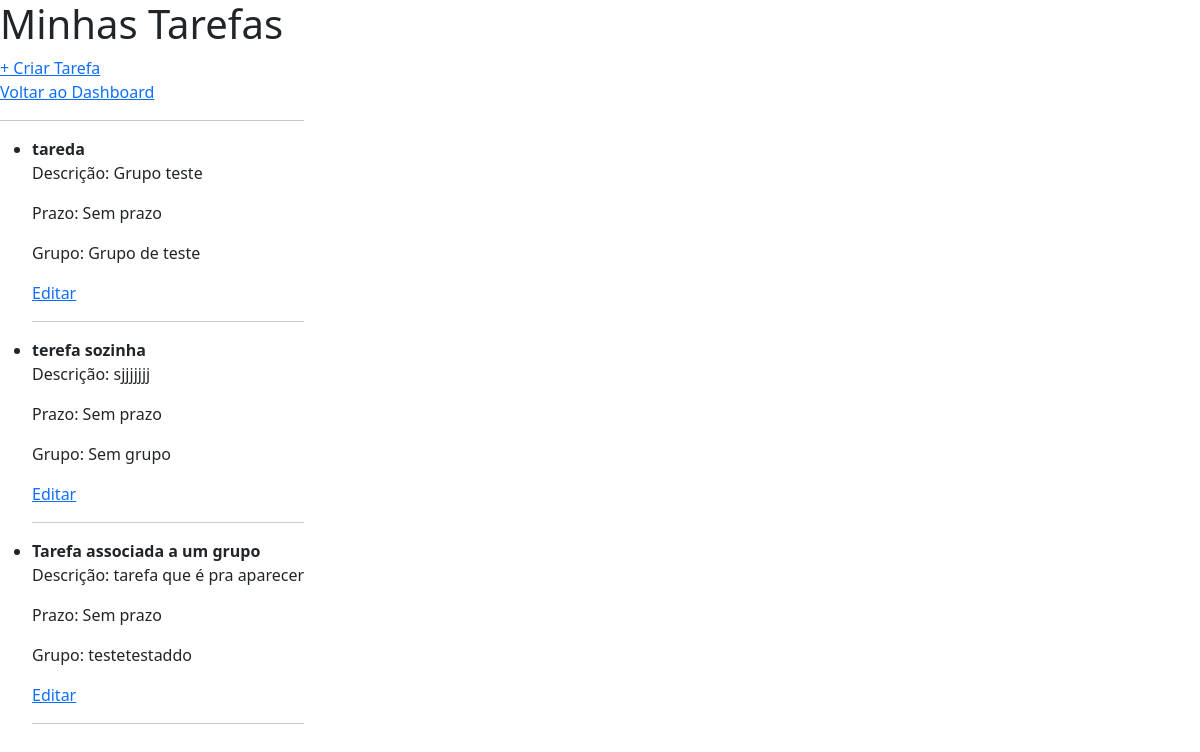
The app's page /tarefas (signed in) with its own data.
### app.py (models this page shows)
class BaseModel(Model):
    class Meta:
        database = db

class Tarefa(BaseModel):
    titulo = CharField(max_length=200)
    descricao = TextField(null=True)
    concluida = BooleanField(default=False)
    usuario = ForeignKeyField(Usuario, backref='tarefas', on_delete='CASCADE')
    grupo = ForeignKeyField(Grupo, backref='tarefas', null=True, on_delete='SET NULL')

class Grupo(BaseModel):
    nome = CharField()
    descricao = TextField(null=True)
    criador = ForeignKeyField(Usuario, backref='grupos_criados', on_delete='CASCADE')

### app.py (the view)
@app.route('/tarefas')
def ver_tarefas():
    if 'usuario_id' not in session:
        return redirect(url_for('login'))
    usuario_id = session['usuario_id']
    tarefas = Tarefa.select().where(Tarefa.usuario == usuario_id)
    return render_template('ver_tarefas.html', tarefas=tarefas)

### templates/ver_tarefas.html (shortened to what this page needs)
{% extends 'base.html' %}
{% block content %}
<h1>Minhas Tarefas</h1>
<a href="{{ url_for('criar_tarefa') }}">+ Criar Tarefa</a>
<p><a href="{{ url_for('dashboard') }}">Voltar ao Dashboard</a></p>
<hr>
<ul>
    {% for tarefa in tarefas %}
    <li>
        <strong>{{ tarefa.titulo }}</strong>
        <p>Descrição: {{ tarefa.descricao or "Sem descrição" }}</p>
        <p>Prazo: {{ tarefa.prazo or "Sem prazo" }}</p>
        <p>Grupo: {{ tarefa.grupo.nome if tarefa.grupo else "Sem grupo" }}</p>
        <a href="{{ url_for('editar_tarefa', tarefa_id=tarefa.id) }}">Editar</a>
    </li>
    <hr>
    {% endfor %}
</ul>
{% endblock %}

### templates/base.html (shortened to what this page needs)
<!DOCTYPE html>
<html lang="pt-br">
<head>
    <link href="https://cdn.jsdelivr.net/npm/bootstrap@5.3.3/dist/css/bootstrap.min.css" rel="stylesheet">
    <link rel="stylesheet" href="/static/css.css">
</head>
<body>
    <div class="d-flex">
        <main>
            {% block content %}{% endblock %}
        </main>
    </div>
</body>
</html>

### records on screen
Tarefa: titulo "tareda", descricao "Grupo teste", prazo "Sem prazo", grupo "Grupo de teste"
Tarefa: titulo "terefa sozinha", descricao "sjjjjjjj", prazo "Sem prazo", grupo "Sem grupo"
Tarefa: titulo "Tarefa associada a um grupo", descricao "tarefa que é pra aparecer", prazo "Sem prazo", grupo "testetestaddo"
